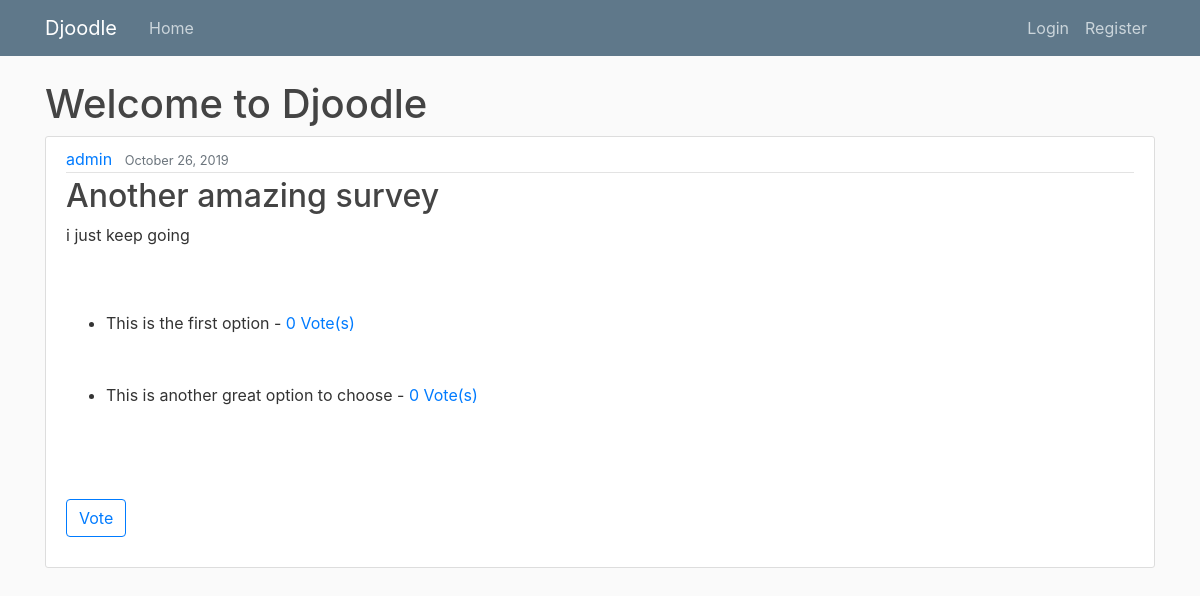
Screenshot of /survey/4/ with the database file from the repository.
### survey/models.py (models this page shows, shortened)
class Survey(models.Model):
    title = models.CharField(max_length=30)
    description = models.CharField(max_length=300)
    date_created = models.DateTimeField(default=timezone.now)
    author = models.ForeignKey(User, on_delete=models.CASCADE)

class SurveyOption(models.Model):
    description = models.CharField(max_length=300)
    survey = models.ForeignKey(Survey, on_delete=models.CASCADE)
    def __str__(self):
        return f'{self.description}'

### survey/views.py (the view)
# urls.py: path('survey/<int:pk>/', SurveyDetailView.as_view(), name='survey-detail'),
class SurveyDetailView(DetailView):
    model = Survey

### survey/templates/survey/survey_detail.html (shortened to what this page needs)
{% extends "survey/layout.html" %}
{% block body %}
	<h1>Welcome to Djoodle</h1>
	<article class="media content-section">
		<div class="media-body">
		<div class="article-metadata">
			<a class="mr-2" href="#">{{ object.author }}</a>
			<small class="text-muted">{{ object.date_created|date:"F d, Y" }}</small>
		</div>
		<h2 class="article-title" >{{ object.title }}</h2>
		<p class="article-content">{{ object.description }}</p>
		<ul class="article-content">
			{% for survey_option in object.surveyoption_set.all %}
			<li> {{survey_option}} - <a href='{% url 'vote-list' survey_option.id%}'>{{survey_option.vote_set.count}} Vote(s) </a></li>
			{% endfor%}
		</ul>
		<div class="form-group">
			<a class = "btn btn-outline-primary mt-1 mb-1" href='{% url 'vote-create' object.id%}'>Vote</a>
		</div>
		</div>
	</article>
{% endblock  %}

### survey/static/survey/main.css (style rules this page uses)
body { background: #fafafa; color: #333333; margin-top: 5rem; }
h1, h2, h3, h4, h5, h6 { color: #444444; }
.content-section { background: #ffffff; padding: 10px 20px; border: 1px solid #dddddd; border-radius: 3px; margin-bottom: 20px; }
.article-title { color: #444444; }
.article-content { white-space: pre-line; }
.article-metadata { padding-bottom: 1px; margin-bottom: 4px; border-bottom: 1px solid #e3e3e3 }

### rows the page displays
Survey: author "admin", date_created "October 26, 2019", title "Another amazing survey", description "i just keep going"
SurveyOption: description "This is the first option", vote_set.count "0"
SurveyOption: description "This is another great option to choose", vote_set.count "0"
